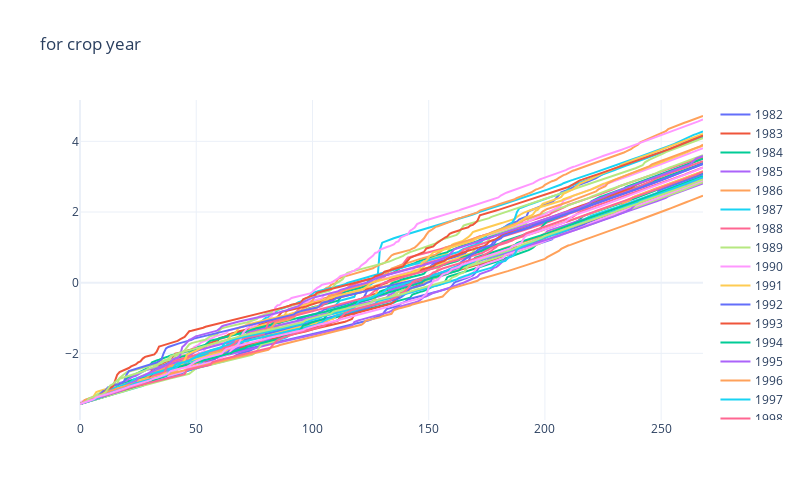

Notebook code for this chart:
### Code cell
# plot data
# impossible to interprate results
x = clustering_data.columns

fig = go.Figure()

# number of the years
for i in range(0, 39):
  fig.add_trace(
      go.Scatter(x=x, y=clustering_data.values[i], name=str(clustering_data.index[i]))
  )
  

fig.update_layout(
    title="for crop year",
    height=500,
    width=800
)

fig.show()

### Figure 1 — Plotly figure (JSON) as saved in the notebook; plotly's stock layout.template omitted (floating-point values rounded to 4 significant figures; data arrays with more than 128 entries replaced by an {"elided": "..."} marker saying what was removed)
{"data": [{"name": "1982", "type": "scatter", "x": {"elided": "269 int values"}, "y": {"elided": "269 float values"}}, {"name": "1983", "type": "scatter", "x": {"elided": "269 int values"}, "y": {"elided": "269 float values"}}, {"name": "1984", "type": "scatter", "x": {"elided": "269 int values"}, "y": {"elided": "269 float values"}}, {"name": "1985", "type": "scatter", "x": {"elided": "269 int values"}, "y": {"elided": "269 float values"}}, {"name": "1986", "type": "scatter", "x": {"elided": "269 int values"}, "y": {"elided": "269 float values"}}, {"name": "1987", "type": "scatter", "x": {"elided": "269 int values"}, "y": {"elided": "269 float values"}}, {"name": "1988", "type": "scatter", "x": {"elided": "269 int values"}, "y": {"elided": "269 float values"}}, {"name": "1989", "type": "scatter", "x": {"elided": "269 int values"}, "y": {"elided": "269 float values"}}, {"name": "1990", "type": "scatter", "x": {"elided": "269 int values"}, "y": {"elided": "269 float values"}}, {"name": "1991", "type": "scatter", "x": {"elided": "269 int values"}, "y": {"elided": "269 float values"}}, {"name": "1992", "type": "scatter", "x": {"elided": "269 int values"}, "y": {"elided": "269 float values"}}, {"name": "1993", "type": "scatter", "x": {"elided": "269 int values"}, "y": {"elided": "269 float values"}}, {"name": "1994", "type": "scatter", "x": {"elided": "269 int values"}, "y": {"elided": "269 float values"}}, {"name": "1995", "type": "scatter", "x": {"elided": "269 int values"}, "y": {"elided": "269 float values"}}, {"name": "1996", "type": "scatter", "x": {"elided": "269 int values"}, "y": {"elided": "269 float values"}}, {"name": "1997", "type": "scatter", "x": {"elided": "269 int values"}, "y": {"elided": "269 float values"}}, {"name": "1998", "type": "scatter", "x": {"elided": "269 int values"}, "y": {"elided": "269 float values"}}, {"name": "1999", "type": "scatter", "x": {"elided": "269 int values"}, "y": {"elided": "269 float values"}}, {"name": "2000", "type": "scatter", "x": {"elided": "269 int values"}, "y": {"elided": "269 float values"}}, {"name": "2001", "type": "scatter", "x": {"elided": "269 int values"}, "y": {"elided": "269 float values"}}, {"name": "2002", "type": "scatter", "x": {"elided": "269 int values"}, "y": {"elided": "269 float values"}}, {"name": "2003", "type": "scatter", "x": {"elided": "269 int values"}, "y": {"elided": "269 float values"}}, {"name": "2004", "type": "scatter", "x": {"elided": "269 int values"}, "y": {"elided": "269 float values"}}, {"name": "2005", "type": "scatter", "x": {"elided": "269 int values"}, "y": {"elided": "269 float values"}}, {"name": "2006", "type": "scatter", "x": {"elided": "269 int values"}, "y": {"elided": "269 float values"}}, {"name": "2007", "type": "scatter", "x": {"elided": "269 int values"}, "y": {"elided": "269 float values"}}, {"name": "2008", "type": "scatter", "x": {"elided": "269 int values"}, "y": {"elided": "269 float values"}}, {"name": "2009", "type": "scatter", "x": {"elided": "269 int values"}, "y": {"elided": "269 float values"}}, {"name": "2010", "type": "scatter", "x": {"elided": "269 int values"}, "y": {"elided": "269 float values"}}, {"name": "2011", "type": "scatter", "x": {"elided": "269 int values"}, "y": {"elided": "269 float values"}}, {"name": "2012", "type": "scatter", "x": {"elided": "269 int values"}, "y": {"elided": "269 float values"}}, {"name": "2013", "type": "scatter", "x": {"elided": "269 int values"}, "y": {"elided": "269 float values"}}, {"name": "2014", "type": "scatter", "x": {"elided": "269 int values"}, "y": {"elided": "269 float values"}}, {"name": "2015", "type": "scatter", "x": {"elided": "269 int values"}, "y": {"elided": "269 float values"}}, {"name": "2016", "type": "scatter", "x": {"elided": "269 int values"}, "y": {"elided": "269 float values"}}, {"name": "2017", "type": "scatter", "x": {"elided": "269 int values"}, "y": {"elided": "269 float values"}}, {"name": "2018", "type": "scatter", "x": {"elided": "269 int values"}, "y": {"elided": "269 float values"}}, {"name": "2019", "type": "scatter", "x": {"elided": "269 int values"}, "y": {"elided": "269 float values"}}, {"name": "2020", "type": "scatter", "x": {"elided": "269 int values"}, "y": {"elided": "269 float values"}}], "layout": {"height": 500, "title": {"text": "for crop year"}, "width": 800}}
